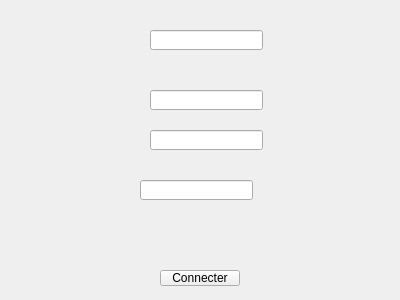
<?xml version="1.0" encoding="UTF-8"?>
<ui version="4.0">
 <class>userlogin</class>
 <widget class="QWidget" name="userlogin">
  <property name="geometry">
   <rect>
    <x>0</x>
    <y>0</y>
    <width>400</width>
    <height>300</height>
   </rect>
  </property>
  <property name="windowTitle">
   <string>Form</string>
  </property>
  <widget class="QPushButton" name="connecter">
   <property name="geometry">
    <rect>
     <x>160</x>
     <y>270</y>
     <width>80</width>
     <height>16</height>
    </rect>
   </property>
   <property name="text">
    <string>Connecter</string>
   </property>
  </widget>
  <widget class="QLineEdit" name="lineEdit">
   <property name="geometry">
    <rect>
     <x>150</x>
     <y>30</y>
     <width>113</width>
     <height>20</height>
    </rect>
   </property>
  </widget>
  <widget class="QLineEdit" name="lineEdit_2">
   <property name="geometry">
    <rect>
     <x>150</x>
     <y>90</y>
     <width>113</width>
     <height>20</height>
    </rect>
   </property>
  </widget>
  <widget class="QLineEdit" name="lineEdit_3">
   <property name="geometry">
    <rect>
     <x>150</x>
     <y>130</y>
     <width>113</width>
     <height>20</height>
    </rect>
   </property>
  </widget>
  <widget class="QLineEdit" name="lineEdit_4">
   <property name="geometry">
    <rect>
     <x>140</x>
     <y>180</y>
     <width>113</width>
     <height>20</height>
    </rect>
   </property>
  </widget>
 </widget>
 <resources/>
 <connections/>
</ui>
